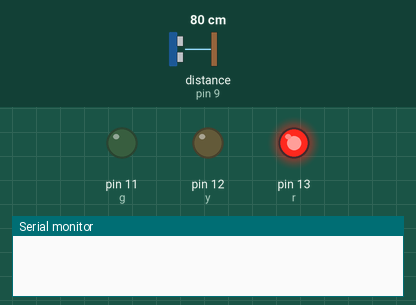
Recording of a sketch running on a simulated Arduino Uno, built with avr-gcc and run on an emulated ATmega328P. Parts: output pins drawn as LEDs (lit = HIGH), the last lines printed to the serial monitor. Wiring (inferred from the names in the program): ultrasonic range finder: trigger pin 10; echo pin 9. Inputs (shaded band) come from the test bench; at power-on: distance to the obstacle (sensor on pin 9) 80 cm. The echo pulse lasts 58.3 µs per cm; pins used as bus, display or sensor lines are not drawn.

Above: at 0.02 s.
At 1.32 s:
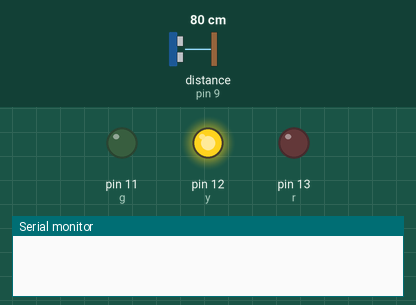
At 6.5 s:
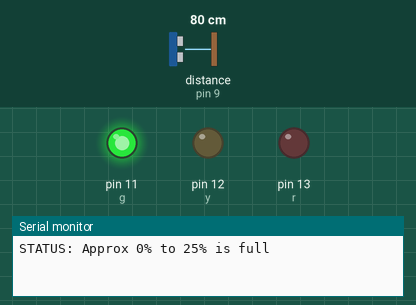
At 11.53 s:
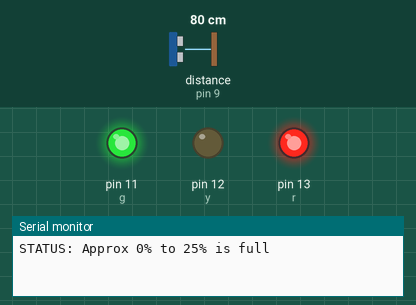
At 11.63 s:
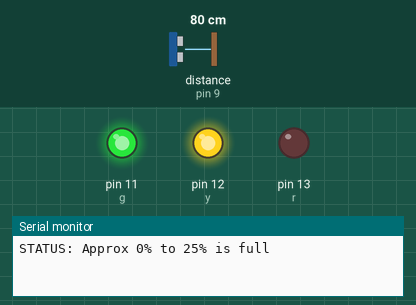
At 12.98 s:
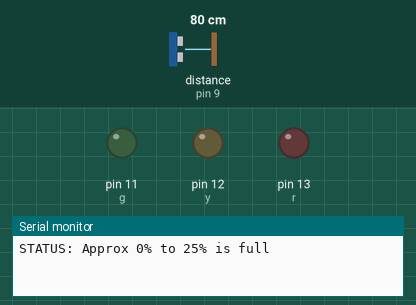
Timing chart, 0 to 15.0 s (numbered marks = the images above):
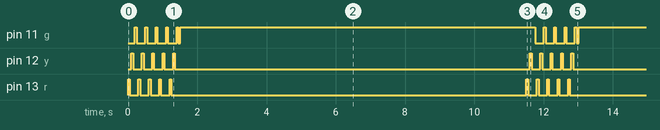

The sketch:

Garbage_management_system.ino
```cpp
#include<SoftwareSerial.h>
SoftwareSerial gsm(2,3);
const int trigpin =10;
const int echopin =9;

int r=13; //Red LED
int y=12; //Yellow LED
int g=11; //Green LED
long duration;
int distance;
int maxd=19;
int x;
int per;

// this function is for the blinking of light to indicate the changes
void blinks()
{
  for(int i=0;i<5;i++)
  {
// digitalWrite for light to glow(high) and off(low) is used
 digitalWrite(r,HIGH);
    delay(50);
    digitalWrite(r,LOW);
//delay for time delay in millisecond
    delay(50);
    digitalWrite(y,HIGH);
    delay(50);
    digitalWrite(y,LOW);
    delay(50);
    digitalWrite(g,HIGH);
    delay(50);
    digitalWrite(g,LOW);
    delay(50);
  }
  }

//This function is used to initilize the pin and pin mode respectively
void setup()
{
//pinMode is used to say whether pin is getting the data or giving the data through it respectively
  pinMode(r,OUTPUT);
  pinMode(y,OUTPUT);
  pinMode(g,OUTPUT);
  pinMode(trigpin,OUTPUT);
  pinMode(echopin,INPUT);
//serial begin is used for display of value in serial monitor
  Serial.begin(9600);

}

//this function is used for n iterations
void loop()
{
   blinks();
   digitalWrite(r,LOW);
   digitalWrite(y,LOW);
   digitalWrite(g,LOW);
   digitalWrite(trigpin,LOW);
  delayMicroseconds(2);

  digitalWrite(trigpin,HIGH);
  delayMicroseconds(10);
  digitalWrite(trigpin,LOW);

//The code below is used to get the value from ultrasonic sensor to measure the depth
  duration = pulseIn(echopin, HIGH);
  distance= duration*0.034/2;
  x=maxd-distance;
  per=((x*100)/maxd)+20;
  if(per<=25)
  {
    /* Serial.print("Distance: ");
     Serial.println(distance);*/
    Serial.print("STATUS: ");
    Serial.println("Approx 0% to 25% is full");
    digitalWrite(g,HIGH);
    delay(10000);
  }

   else if(per<35)
  {
    /* Serial.print("Distance: ");
     Serial.println(distance);*/
    Serial.print("STATUS: ");
    Serial.println("Approx 25% to 35% is full");
    digitalWrite(g,HIGH);
    delay(10000);
  }
  else if(per<=45)
  {
    /* Serial.print("Distance: ");
     Serial.println(distance);
     */Serial.print("STATUS: ");
     Serial.println("Approx 35% to 45% is full");
     digitalWrite(g,HIGH);
      delay(10000);
  }
 else if(per<=55)
  {
    /* Serial.print("Distance: ");
     Serial.println(distance);
     */Serial.print("STATUS: ");
     Serial.println("Approx 45% to 55% is full");
     digitalWrite(y,HIGH);
      delay(10000);
  }
  else if(per<=65)
  {
     /* Serial.print("Distance: ");
     Serial.println(distance);*/
     Serial.print("STATUS: ");
     Serial.println("Approx 55% to 65% is full ");
     digitalWrite(y,HIGH);
      delay(10000);
  }
  else if(per<=75)
  {
     /* Serial.print("Distance: ");
     Serial.println(distance);*/
     Serial.print("STATUS: ");
     Serial.println("Approx 65% to 75% is full ");
     digitalWrite(y,HIGH);
      delay(10000);
  }
  else
  {
     /* Serial.print("Distance: ");
     Serial.println(distance);
     Serial.print("STATUS: ");
     Serial.println("Approx 75% to 85% is full");
     Serial.println("Ready to remove waste");*/
      delay(10000);
       Serial.begin(9600);
      gsm.begin(9600);
//this command is used for GSM to make it active
     gsm.println("AT+CMGF=1");
     delay(1000);
// this command is used for GSM to add number to send message
     gsm.println("AT+CMGS=\"+91xxxxxxxxx\"\r"); //Enter the Mobile number after +91 replacing xxxxxxxxx
 //this is time delay
    delay(1000);
     gsm.println("FULL");
     delay(100);
    gsm.println((char)26);
    delay(1000);
     digitalWrite(r,HIGH);
      delay(10000);
  }

}
```

Measured:
- by itself, pin 11 (g): repeats every 11.5 s: 4 × (LOW 0.25 s, HIGH 0.05 s), LOW 0.06 s, HIGH 10.3 s
- by itself, pin 12 (y), pin 13 (r): repeats every 11.5 s: 4 × (LOW 0.25 s, HIGH 0.05 s), LOW 10.3 s, HIGH 0.05 s
